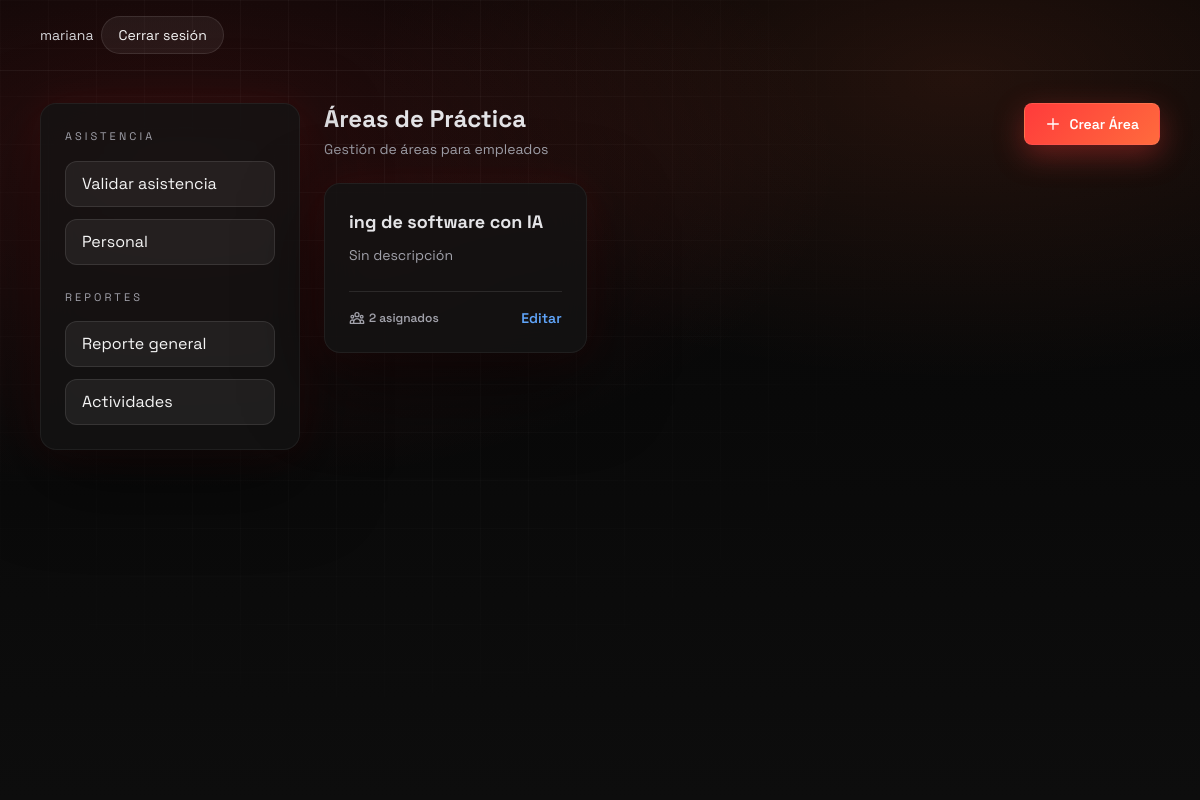
/areas/ (signed in), run on the app's committed database.
### asistencia/models.py (models this page shows, shortened)
class CustomUser(AbstractUser):
    ROL_ADMIN = "admin"
    ROL_RRHH = "rrhh"
    ROL_SUPERVISOR = "supervisor"
    ROL_EMPLEADO = "empleado"
    ROL_PPHH = "pphh"
    ROLES = (
        (ROL_ADMIN, "Administrador"),
        (ROL_RRHH, "RRHH"),
        (ROL_SUPERVISOR, "Supervisor"),
        (ROL_EMPLEADO, "Empleado"),
        (ROL_PPHH, "Practicante (PP.HH.)"),
    )
    rol = models.CharField(max_length=20, choices=ROLES, default=ROL_EMPLEADO)
    dni = models.CharField(max_length=11, unique=True, verbose_name="DNI/CE")
    supervisor = models.ForeignKey(
        'self',
        on_delete=models.SET_NULL,
        null=True,
        blank=True,
        related_name='subordinados'
    )
    horario = models.ForeignKey(
        Horario,
        on_delete=models.SET_NULL,
        null=True,
        blank=True,
        related_name='empleados'
    )
    area = models.ForeignKey(
        Area,
        on_delete=models.SET_NULL,
        null=True,
        blank=True,
        related_name='empleados',
        verbose_name="Área de Práctica"
    )
    permite_remoto = models.BooleanField(default=False)
    codigo_qr = models.CharField(
        max_length=50,
        unique=True,
        editable=False,
        null=True,
        blank=True,
        help_text="Código QR único del empleado para validar asistencia"
    )

class Area(models.Model):
    nombre = models.CharField(max_length=100, unique=True, help_text="Ej. Diseño Gráfico, Ing. Software")
    descripcion = models.TextField(blank=True, null=True)

### asistencia/views.py (the view)
# urls.py: path("areas/", views.AreasView.as_view(), name="areas"),
class AreasView(LoginRequiredMixin, AdminOrRRHHRequiredMixin, CreateView):
    template_name = "asistencia/areas.html"
    form_class = AreaForm
    success_url = "/areas/"
    def get_context_data(self, **kwargs):
        context = super().get_context_data(**kwargs)
        context["areas"] = Area.objects.all().order_by("nombre")
        return context

### asistencia/views.py (called while the page is built)
    def test_func(self):
        return self.request.user.is_authenticated and self.request.user.rol in (
            CustomUser.ROL_ADMIN,
            CustomUser.ROL_RRHH,
        )

### asistencia/templates/asistencia/areas.html (shortened to what this page needs)
{% extends "asistencia/base_admin.html" %}
{% block admin_content %}
<div class="space-y-6">
    <div class="flex flex-col md:flex-row md:items-start md:justify-between gap-4">
        <div>
            <h2 class="text-2xl font-bold text-zinc-200 mb-1">Áreas de Práctica</h2>
            <p class="text-sm text-zinc-400">Gestión de áreas para empleados</p>
        </div>
        <button id="toggle-crear-area" class="btn-neo px-5 py-2.5 rounded-lg text-sm flex items-center gap-2 w-fit">
            <svg class="w-4 h-4" fill="none" stroke="currentColor" viewBox="0 0 24 24"><path stroke-linecap="round" stroke-linejoin="round" stroke-width="2" d="M12 4v16m8-8H4"></path></svg>
            Crear Área
        </button>
    </div>
    <div class="grid grid-cols-1 md:grid-cols-2 lg:grid-cols-3 gap-6">
        {% for area in areas %}
        <div class="glass rounded-2xl p-6 flex flex-col justify-between">
            <div>
                <h3 class="font-bold text-zinc-200 text-lg">{{ area.nombre }}</h3>
                <p class="text-sm text-zinc-400 mt-2 leading-relaxed">{{ area.descripcion|default:"Sin descripción" }}</p>
            </div>
            <div class="mt-6 pt-4 border-t border-white/10 flex justify-between items-center">
                <div class="text-xs font-semibold text-zinc-400 flex items-center gap-1">
                    {{ area.empleados.count }} asignados
                </div>
                <button onclick="abrirModalEditarArea({{ area.id }}, '{{ area.nombre|escapejs }}', '{{ area.descripcion|default:''|escapejs }}')"
                        class="text-blue-400 font-semibold text-sm hover:underline">
                    Editar
                </button>
            </div>
        </div>
        {% endfor %}
    </div>
</div>
{% endblock %}

### asistencia/templates/asistencia/base.html (shortened to what this page needs)
<!DOCTYPE html>
<html lang="es">
<head>
    <script src="https://cdn.tailwindcss.com"></script>
</head>
<body>
    <div class="page-bg" aria-hidden="true"></div>
    <header class="relative z-10 border-b border-white/5">
        <div class="max-w-6xl mx-auto px-4 py-4 flex flex-wrap items-center justify-between gap-4">
            <div class="text-sm flex items-center gap-2">
                {% if user.is_authenticated %}
                <span class="hidden sm:inline-block text-zinc-300 truncate max-w-[150px]">{{ user.username }}</span>
                <form method="post" action="/logout/" class="inline m-0">
                    <button type="submit" class="btn-ghost px-3 sm:px-4 py-2 rounded-full text-xs sm:text-sm whitespace-nowrap">Cerrar sesión</button>
                </form>
                {% endif %}
            </div>
        </div>
    </header>
    <main class="relative z-10 {% block main_classes %}max-w-6xl mx-auto px-4 py-8{% endblock %}">
        {% block content %}{% endblock %}
    </main>
</body>
</html>

### asistencia/templates/asistencia/base.html (style rules this page uses)
:root { --bg: #050505; --bg-2: #0d0d0d; --panel: rgba(20, 20, 20, 0.78); --panel-border: rgba(255, 255, 255, 0.06); --glow: rgba(255, 35, 35, 0.45); --accent: #ff3b3b; --accent-2: #ff6b3d; --text: #f5f5f5; --muted: #a1a1aa; --text_main: #f5f5f5; --text_muted: #a1a1aa; --primary: #3b82f6; --primary_light: #eff6ff; --accent_green: #10b981; --accent_yellow: #f59e0b; --accent_red: #ef4444; --bg_light: #f3f4f6; }
body { font-family: "Space Grotesk", "Sora", sans-serif; color: var(--text); background: radial-gradient(1200px 600px at 15% 20%, rgba(255, 59, 59, 0.15), transparent 55%), radial-gradient(1000px 500px at 80% 10%, rgba(255, 107, 61, 0.12), transparent 60%), linear-gradient(180deg, var(--bg) 0%, var(--bg-2) 100%); min-height: 100vh; }
.page-bg { position: fixed; inset: 0; background-image: linear-gradient(rgba(255, 255, 255, 0.04) 1px, transparent 1px), linear-gradient(90deg, rgba(255, 255, 255, 0.04) 1px, transparent 1px); background-size: 48px 48px; mask-image: radial-gradient(circle at 30% 20%, black 0%, transparent 60%); pointer-events: none; z-index: 0; }
.glass { background: var(--panel); border: 1px solid var(--panel-border); box-shadow: 0 30px 80px rgba(0, 0, 0, 0.55), 0 0 40px rgba(255, 59, 59, 0.1); backdrop-filter: blur(18px); }
.btn-neo { background: linear-gradient(135deg, var(--accent), var(--accent-2)); color: #fff; font-weight: 600; border: 1px solid rgba(255, 255, 255, 0.08); box-shadow: 0 10px 30px rgba(255, 59, 59, 0.35); transition: transform 0.2s ease, box-shadow 0.2s ease, filter 0.2s ease; }
.btn-ghost { background: rgba(255, 255, 255, 0.06); border: 1px solid rgba(255, 255, 255, 0.1); color: var(--text); transition: border 0.2s ease, background 0.2s ease; }
.glass { background: var(--panel); border: 1px solid var(--panel-border); box-shadow: 0 30px 80px rgba(0,0,0,.55), 0 0 40px rgba(255,59,59,.1); backdrop-filter: blur(18px); overflow: visible !important; position: relative; z-index: 1; }

### data on the page
CustomUser: username "mariana"
Area: nombre "ing de software con IA", descripcion "Sin descripción", empleados.count "2"
